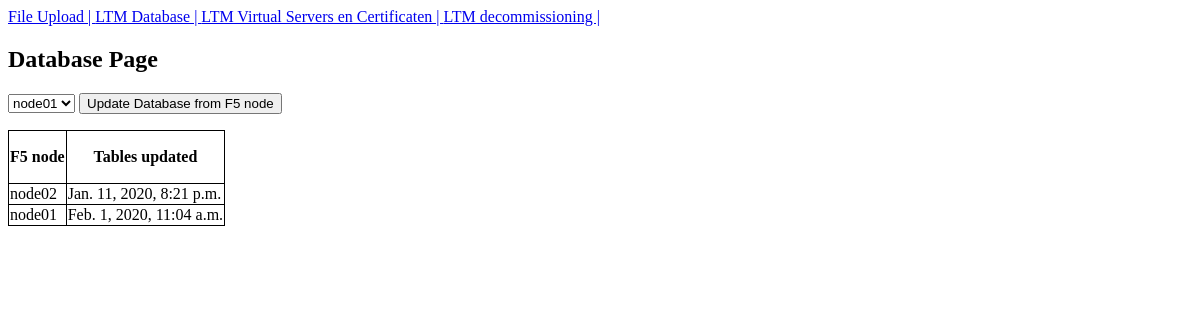
The app's page /, older data.
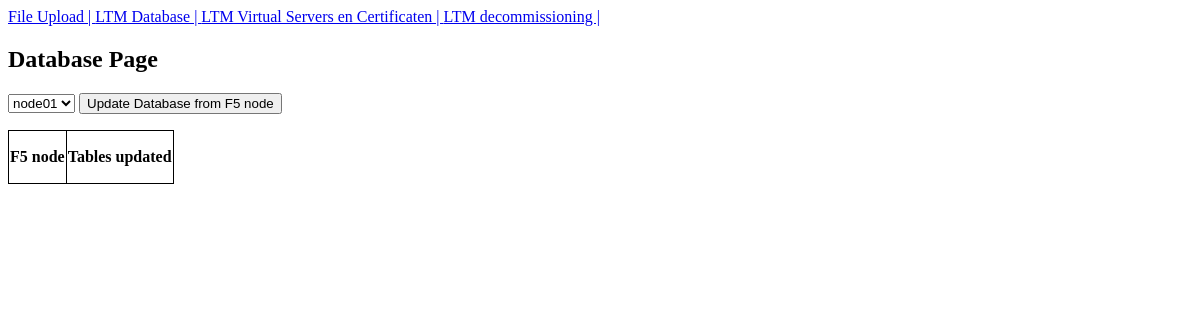
The same page, newer data.
### database/models.py (models this page shows, shortened)
class Database(models.Model):
    bigip_name = models.ForeignKey(BigIPNodes, on_delete=models.CASCADE)
    created_on = models.DateTimeField(auto_now_add=True)

class BigIPNodes(models.Model):
    bigip_name = models.CharField(max_length=200)
    bigip_ip = models.CharField(max_length=15)
    def __str__(self):
        return self.bigip_name

### database/views.py (the view, shortened to what this page needs)
# urls.py: url(r'^$', include('database.urls')),
def database(request):
    headers = {'Authorization': 'Basic YWRtaW46YWRtaW4=', 'Content-Type': 'application/json'}
    bigip_node_list = BigIPNodes.objects.all()
    database = Database.objects.all()
    context = {'bigip_node_list': bigip_node_list, 'database':database}
    return render(request, 'database/database.html', context)

### database/templates/database/database.html (shortened to what this page needs)
{% extends "base.html" %}
{% block content_name %}
<h2>Database Page</h2>
{% if bigip_node_list %}
    <form action="{% url 'database:database' %}" method="POST">
        <select name="bigip_ip">
            {% for node in bigip_node_list %}
                <option value="{{node.bigip_ip}}">{{node.bigip_name}}</option>
            {% endfor %}
        </select>
        <input type="submit" name="update_db" value="Update Database from F5 node">
        </form><p>
    <p><table>
        <tr>
            <th>F5 node</th>
            <th>Tables updated</th>
        </tr>
        {% for bigip_node in database %}
            <tr>
                <td>{{ bigip_node.bigip_name }}</td>
                <td>{{ bigip_node.created_on }}</td>
            </tr>
        {% endfor %}
    </table></p>
{% endif %}
{% endblock %}

Row changes from the older to the newer data that the page shows:
removed Database: bigip_name "node02", created_on "Jan. 11, 2020, 8:21 p.m."
removed Database: bigip_name "node01", created_on "Feb. 1, 2020, 11:04 a.m."
